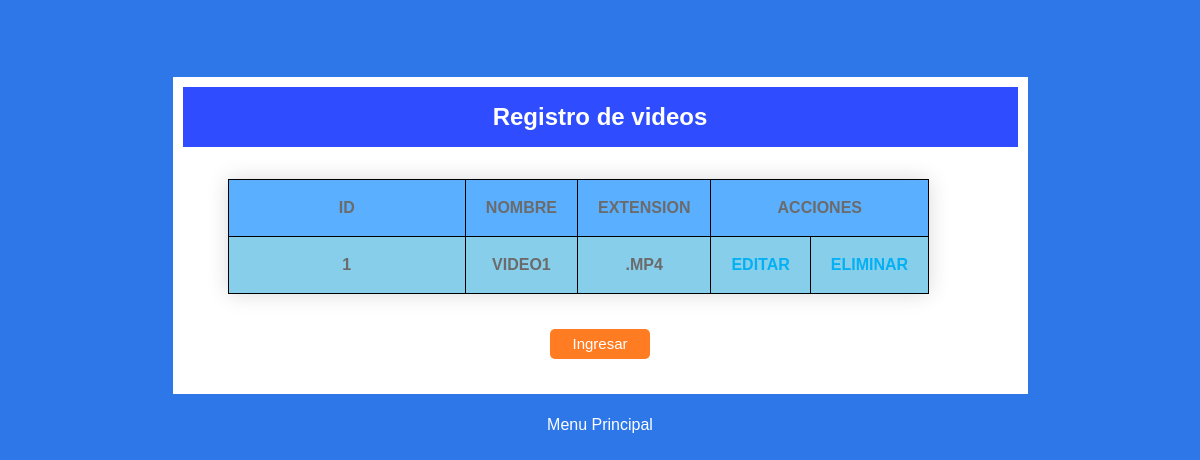
The app's page /agregar_videos.php with its own data.
### tables this page shows
CREATE TABLE `videos` (
  `id` int(11) NOT NULL,
  `nombre` text NOT NULL,
  `extension` text NOT NULL
);

### funciones/funciones.php (called while the page is built, shortened)
<?php
function consulta($con,$sql,$error){
	$resultado=mysqli_query($con,$sql) or die (mysqli_error($con));
	return $resultado;
}
?>

### agregar_videos.php (the view, shortened to what this page needs)
<!doctype html>
<html>
<head>
    <link rel="stylesheet" type="text/css" href="css/generales.css">
    <link rel="stylesheet" type="text/css" href="css/agregar_videos.css">
</head>
<body>
    <div class="contenedor-principal">
        <div class="contenedor-info" id="info-video">
            <h1>Registro de videos</h1>
            <?php
            require_once('funciones/conexion.php');
            require_once('funciones/funciones.php');
            $sql = "select * from videos";
            $error = "Error al cargar los videos";
            $buscar = consulta($con, $sql, $error);
            $info = mysqli_fetch_assoc($buscar);
            $idVideo = $info['id'];
            $sql = "SELECT *  FROM videos";
            $error_msg = "No existen videos";
            $query = consulta($con, $sql, $error_msg);
            ?>
            <ul class="info-video">
                <table class="table">
                    <thead class="table-success table-striped">
                        <tr>
                            <th>id</th>
                            <th>nombre</th>
                            <th>extension</th>
                            <th align="center" colspan="2">acciones</th>
                        </tr>
                    </thead>
                    <tbody>
                        <?php
                        while ($row = mysqli_fetch_array($query)) {
                        ?>
                            <tr>
                                <td><?php echo $row['id'] ?></td>
                                <td><?php echo $row['nombre'] ?></th>
                                <td><?php echo $row['extension'] ?></td>
                                <td><a href="tabla_videos/actualizar.php?id=<?php echo $row['id'] ?>"href="#" class="btn btn-info">Editar</a></td>
                                <td><a href="tabla_videos/delete.php?id=<?php echo $row['id'] ?>" href="#" class="btn btn-danger">Eliminar</a></td>
                            </tr>
                        <?php
                        }
                        ?>
                    </tbody>
                </table>
            </ul>
            <button id="videoInfo" value="<?php echo $idVideo; ?>">Ingresar</button>
        </div>
        <a href="administrador.php" class="link-menu">Menu Principal</a>
    </div>
</body>
</html>

### css/generales.css (style rules this page uses)
body, html { background: black; color: #6b6b6b; cursor: default; font-family: Verdana, Arial, Helvetica, sans-serif; font-size: 12pt; line-height: 16px; margin: 0px; padding: 0px; width: 100%; height: 100vh; }
* { box-sizing:border-box; }
a { color:#03b0f4; text-decoration: none; }
.contenedor-principal { width: 100%; height: 100%; min-height:100vh; padding: 20px 30px; position:absolute; background: #2D77E9; }
.link-menu { display:block; width:200px; margin:0px auto; margin-top:2%; color:white; text-align:center; }

### css/agregar_videos.css (style rules this page uses)
.contenedor-info { width:75%; min-width:300px; height:auto; margin:0px auto; margin-top:5%; padding:10px; padding-bottom:10px; background:white; }
.contenedor-info h1, .form-editar h1 { background:#2F4DFF; color:white; display: flex; align-items: center; justify-content: center; font-size: 150%; height: 60px; margin:0px; margin-bottom:5%; }
.info-video { list-style:none; padding:0px; width:70%; margin:0px auto; }
#videoInfo { display:block; margin:0px auto; margin-top:3%; margin-bottom:3%; width:100px; height:30px; background-color:#FF7C23; color:white; padding:5px; border:none; border-radius:5px; font-size:15px; cursor:pointer; }
.table { border-collapse: collapse; margin: 25px 0; font-size: 1.0em; font-family: sans-serif; min-width: 400px; box-shadow: 0 0 20px rgba(0, 0, 0, 0.15); width: 150%; border: 1px solid black; margin-top:5%; padding:10px; padding-bottom:10px; height:auto; margin:0px auto; }
.table { background-color: rgb(86, 163, 188); height: 350px; width: 350px; }
.table { background-color: #ffffff; width: 50%; height: 100%; left: -80px; position: relative; top: -10px; width: 160%; height:auto; }
thead { background: rgba(0, 132, 255, 0.649); width: 160%; }
.table, th { padding: 20px 20px; font-weight: 700; text-transform: uppercase; width: 100%; text-align: center; vertical-align: top; border: 1px solid #000; border-collapse: collapse; caption-side: bottom; }
.table, td { border:1px solid black; width: 120%; padding: 20px 20px; font-weight: 700; text-transform: uppercase; border-collapse: collapse; text-align: center; }
tbody tr { width: 100%; border: 1px solid; cursor: pointer; background: skyblue; }

### records on screen
videos: id "1", nombre "VIDEO1", extension ".MP4"
